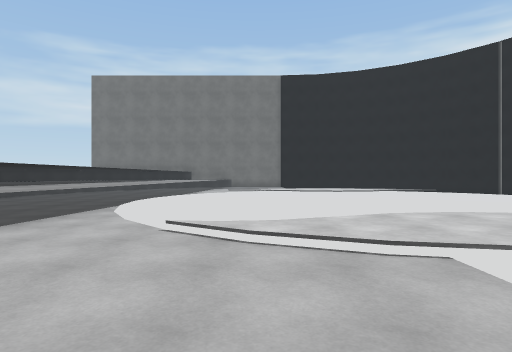
view 1 (above)

15 first-person views from a walk through a scene from a Unity 3-D project. The camera is 1.3 m above the floor, looks level and sees 75° across. The floor is counted in squares, 2 m on a side. Each view is taken from the middle of a square. On the plan, view 1 faces up. The plan holds only what a view shows up to about 10 squares ahead; the rest is blank. The place goes on beyond the plan. Surface patterns are stand-ins for the level's own textures.

view 2
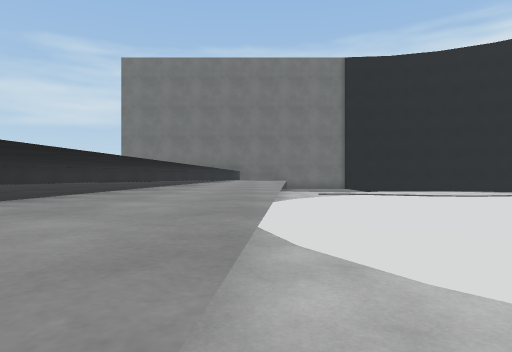

view 3
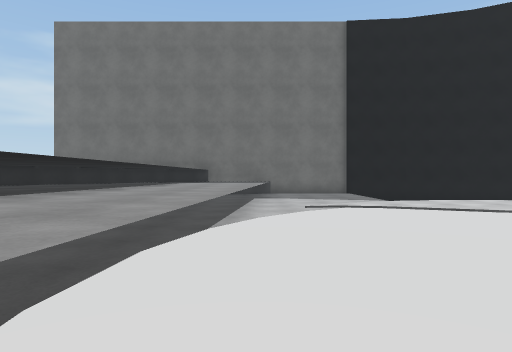

view 4
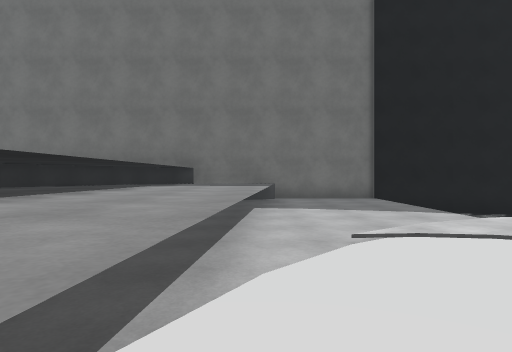

view 5
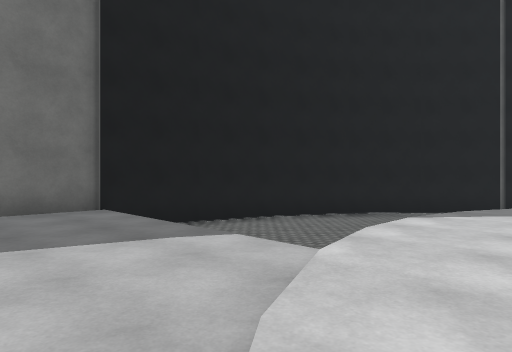

view 6
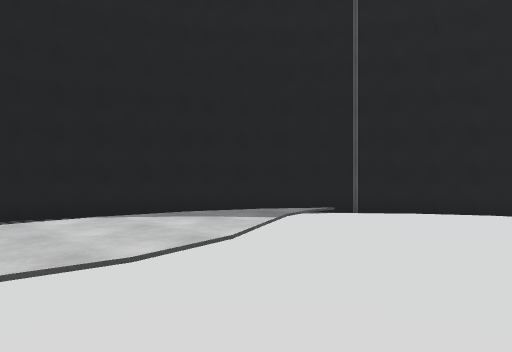

view 7
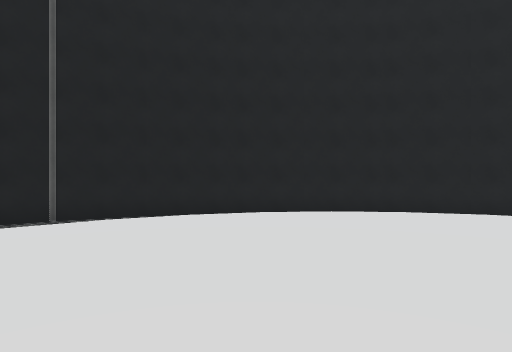

view 8
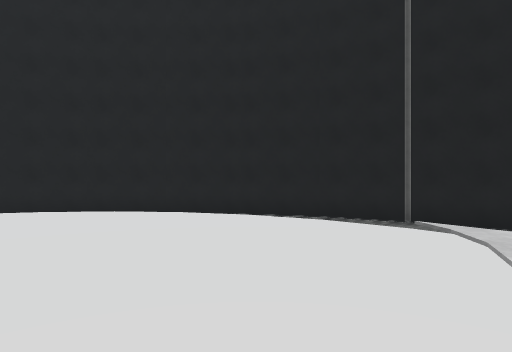

view 9
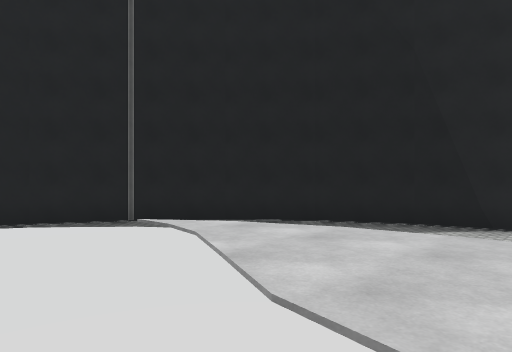

view 10
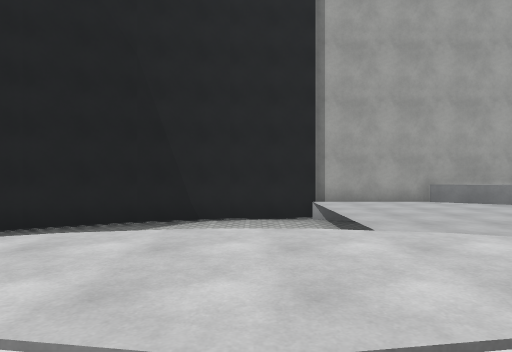

view 11
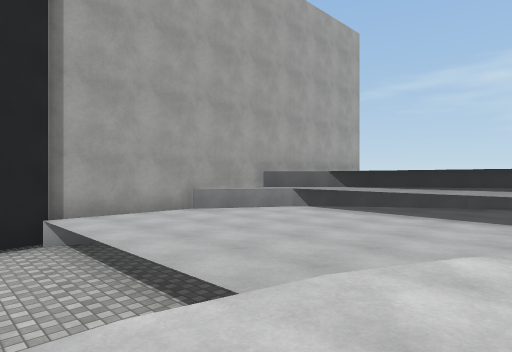

view 12
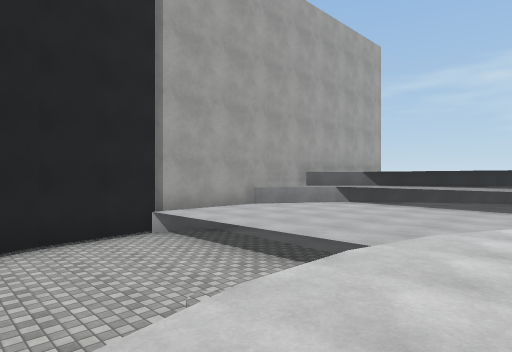

view 13
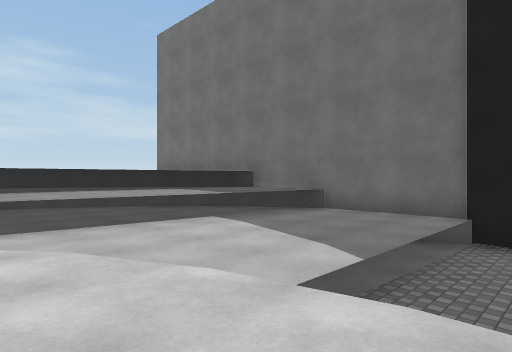

view 14
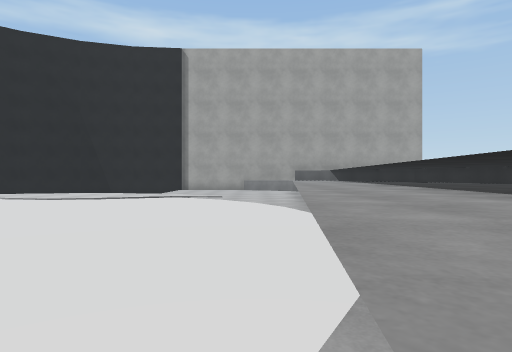

view 15
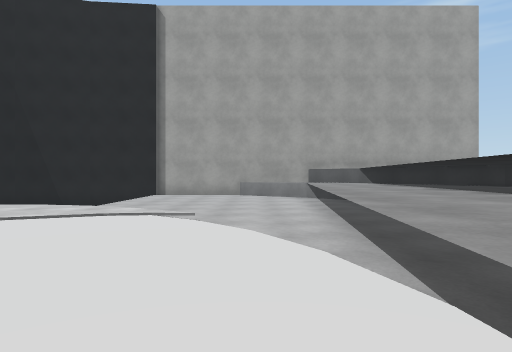

### Floor plan
Key: @ floor where view 1 was taken; # wall or solid block; . main floor; : floor 0.25 m higher than the main floor; / step, stairs or slope; = window, fence, low wall or low ledge; ^ raised ledge; v drop or lower ground.
Columns run from 6 left of view 1 to 12 right of it. Each row starts with its distance up from view 1.
 20   ^^^#######
 19  ^^^^...vvv####
 18 ^^^^^...vvvvvv##
 17 ^^^^^...vvvvvvv##
 16 ^^^^^...vvvvvv v##
 15 ^ ^^^...vvv     v#
 14 ^ ^^^./:::::v    ##
 13   ^^.///:::///v  v#
 12   ^^...../..../   #
 11   ^^...........v  v
 10   ^^...........v  v
  9   ^^............
  8  ^^^............
  7  ^^^...........v  v
  6  ^^^...........v  v
  5  ^^^....///...v   #
  4  ^^^.//:::::/=   v#
  3 ^^^...//:::/v   v##
  2 ^^^.....vvv     v#
  1 ^^^.....vvvv   v##
  0 ^^^...@.vvvv vv##
 -1 ^^^.....vvvvv###
 -2  ^^^....vvv###
 -3   ########

Positions as (right, up) in squares from view 1, and headings:
1: (0, 0), facing up
2: (-3, 3), facing up
3: (-2, 7), facing up
4: (-2, 10), facing up
5: (-1, 13), facing up-right
6: (2, 10), facing up-right
7: (3, 10), facing right
8: (3, 6), facing right
9: (3, 6), facing down-right
10: (3, 6), facing down
11: (3, 4), facing down-left
12: (5, 4), facing down-left
13: (3, 13), facing up-left
14: (-2, 13), facing down
15: (-2, 9), facing down
